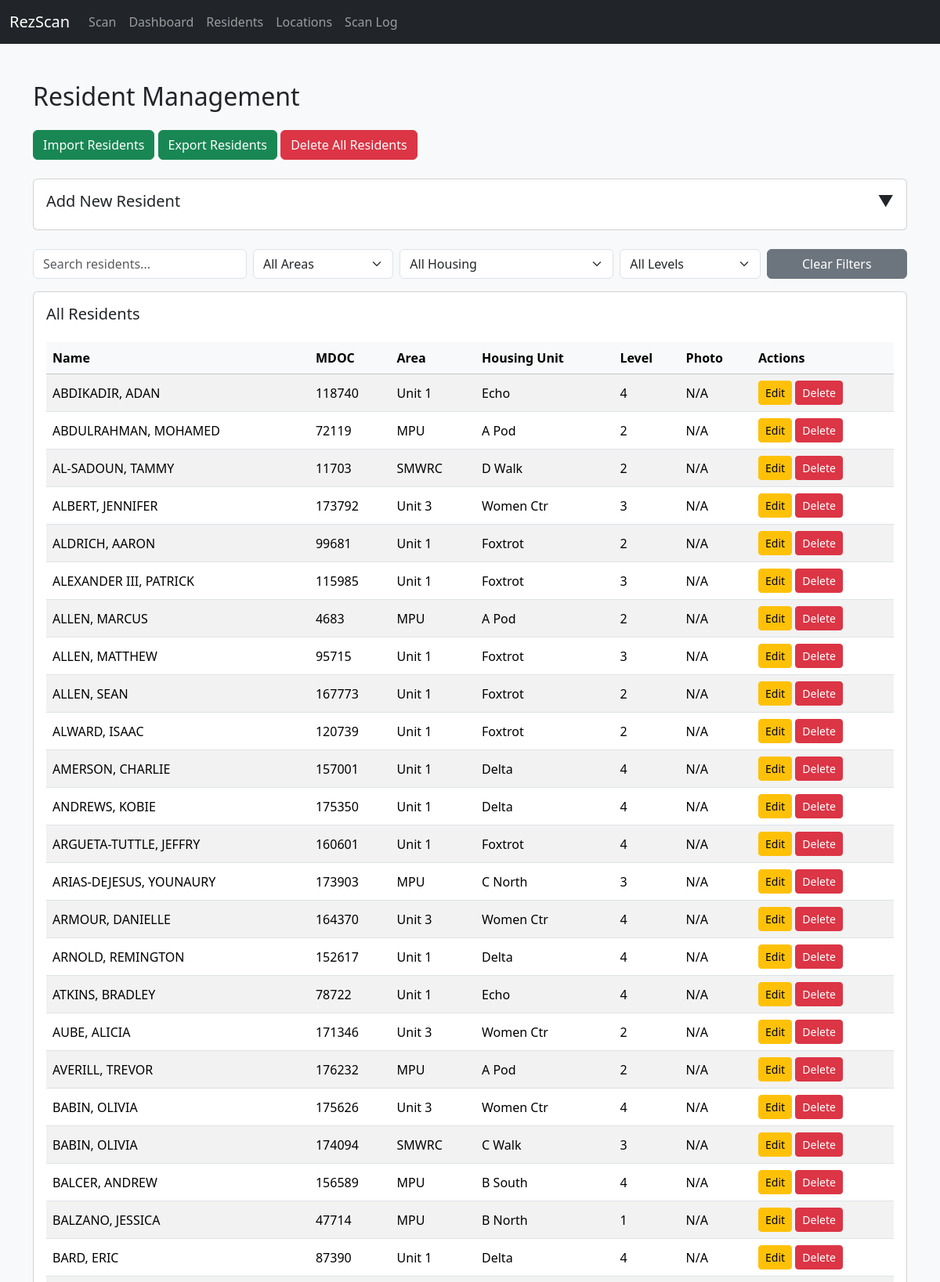
The app's page /admin/residents (upper part) with its own data.
### tables this page shows
CREATE TABLE residents (
                id INTEGER PRIMARY KEY AUTOINCREMENT,
                name TEXT NOT NULL,
                mdoc TEXT UNIQUE NOT NULL,
                unit TEXT,
                housing_unit TEXT,
                level TEXT,
                photo TEXT
            );

### routes/residents.py (the view, shortened to what this page needs)
@residents_bp.route('/admin/residents', methods=['GET', 'POST'], strict_slashes=False)
def manage_residents():
    message = None
    unit_options = ["Unit 1", "Unit 2", "Unit 3", "MPU", "SMWRC"]
    housing_options = [
        "Delta", "Echo", "Foxtrot", "Dorm 5", "Dorm 6",
        "Women's Center", "A Pod", "B North", "B South",
        "B Ad North", "B Ad South", "C North", "C South", "C Center", "SMWRC"
    ]
    level_options = ["1", "2", "3", "4"]
    with get_db() as conn:
        c = conn.cursor()
        c.execute("SELECT id, name, mdoc, unit, housing_unit, level, photo FROM residents ORDER BY name")
        residents = c.fetchall()
    return render_template('residents.html', residents=residents, message=message,
                           unit_options=unit_options, housing_options=housing_options, level_options=level_options)

### models/database.py (called while the page is built)
def get_db():
    if 'db' not in g:
        g.db = sqlite3.connect(os.getenv('DB_PATH', 'rezscan.db'))
        g.db.row_factory = sqlite3.Row
    return g.db

### Templates/residents.html (shortened to what this page needs)
{% extends 'layout.html' %}
{% block content %}
<h2 class="mb-4">Resident Management</h2>
<div class="mb-4">
    <a href="{{ url_for('residents_import.import_residents') }}" class="btn btn-success">Import Residents</a>
    <a href="{{ url_for('residents_export.export_residents') }}" class="btn btn-success">Export Residents</a>
    <form action="{{ url_for('residents_delete_all.delete_all_residents') }}" method="post" class="d-inline" onsubmit="return confirm('Are you sure you want to delete ALL residents?');">
        <button type="submit" class="btn btn-danger">Delete All Residents</button>
    </form>
</div>
<div class="card p-3 mb-4">
    <h5 class="card-title" data-bs-toggle="collapse" data-bs-target="#residentForm" style="cursor: pointer;">
        Add New Resident
        <span class="float-end">▼</span>
    </h5>
</div>
<div class="row g-2 mb-3 align-items-end">
    <div class="col-md-3">
        <input type="text" id="searchInput" class="form-control" placeholder="Search residents..." onkeyup="filterTable()" autocomplete="off">
    </div>
    <div class="col-md-2">
        <select id="filterArea" class="form-select" onchange="filterTable()">
            <option value="">All Areas</option>
        </select>
    </div>
    <div class="col-md-3">
        <select id="filterHousing" class="form-select" onchange="filterTable()">
            <option value="">All Housing</option>
        </select>
    </div>
    <div class="col-md-2">
        <select id="filterLevel" class="form-select" onchange="filterTable()">
            <option value="">All Levels</option>
        </select>
    </div>
    <div class="col-md-2">
        <button class="btn btn-secondary w-100" onclick="resetFilters()">Clear Filters</button>
    </div>
</div>
<div class="card p-3">
    <h5 class="card-title">All Residents</h5>
    <div class="table-responsive">
        <table id="residentsTable" class="table table-striped mt-3 align-middle">
            <thead class="table-light">
                <tr>
                    <th>Name</th>
                    <th>MDOC</th>
                    <th>Area</th>
                    <th>Housing Unit</th>
                    <th>Level</th>
                    <th>Photo</th>
                    <th>Actions</th>
                </tr>
            </thead>
            <tbody>
                {% for r in residents %}
                <tr>
                    <td>{{ r[1] }}</td>
                    <td>{{ r[2] }}</td>
                    <td>{{ r[3] }}</td>
                    <td>{{ r[4] }}</td>
                    <td>{{ r[5] }}</td>
                    <td>
                        {% if r[6] %}
                            <img src="{{ url_for('static', filename=r[6].replace('static/', '').replace('\\', '/'))|urlencode }}" alt="Photo" width="60">
                        {% else %}
                            N/A
                        {% endif %}
                    </td>
                    <td>
                        <a href="{{ url_for('residents_edit.edit_resident', mdoc=r[0]) }}" class="btn btn-sm btn-warning">Edit</a>
                        <form action="{{ url_for('residents_delete.delete_resident', mdoc=r[0]) }}" method="POST" class="d-inline" onsubmit="return confirm('Are you sure you want to delete this resident?');">
                            <button type="submit" class="btn btn-sm btn-danger">Delete</button>
                        </form>
                    </td>
                </tr>
                {% endfor %}
            </tbody>
        </table>
    </div>
</div>
{% endblock %}

### records on screen
residents: name "ABDIKADIR, ADAN", mdoc "118740", unit "Unit 1", housing_unit "Echo", level "4", photo "N/A"
residents: name "ABDULRAHMAN, MOHAMED", mdoc "72119", unit "MPU", housing_unit "A Pod", level "2", photo "N/A"
residents: name "AL-SADOUN, TAMMY", mdoc "11703", unit "SMWRC", housing_unit "D Walk", level "2", photo "N/A"
residents: name "ALBERT, JENNIFER", mdoc "173792", unit "Unit 3", housing_unit "Women Ctr", level "3", photo "N/A"
residents: name "ALDRICH, AARON", mdoc "99681", unit "Unit 1", housing_unit "Foxtrot", level "2", photo "N/A"
residents: name "ALEXANDER III, PATRICK", mdoc "115985", unit "Unit 1", housing_unit "Foxtrot", level "3", photo "N/A"
residents: name "ALLEN, MARCUS", mdoc "4683", unit "MPU", housing_unit "A Pod", level "2", photo "N/A"
residents: name "ALLEN, MATTHEW", mdoc "95715", unit "Unit 1", housing_unit "Foxtrot", level "3", photo "N/A"
residents: name "ALLEN, SEAN", mdoc "167773", unit "Unit 1", housing_unit "Foxtrot", level "2", photo "N/A"
residents: name "ALWARD, ISAAC", mdoc "120739", unit "Unit 1", housing_unit "Foxtrot", level "2", photo "N/A"
residents: name "AMERSON, CHARLIE", mdoc "157001", unit "Unit 1", housing_unit "Delta", level "4", photo "N/A"
residents: name "ANDREWS, KOBIE", mdoc "175350", unit "Unit 1", housing_unit "Delta", level "4", photo "N/A"
residents: name "ARGUETA-TUTTLE, JEFFRY", mdoc "160601", unit "Unit 1", housing_unit "Foxtrot", level "4", photo "N/A"
residents: name "ARIAS-DEJESUS, YOUNAURY", mdoc "173903", unit "MPU", housing_unit "C North", level "3", photo "N/A"
residents: name "ARMOUR, DANIELLE", mdoc "164370", unit "Unit 3", housing_unit "Women Ctr", level "4", photo "N/A"
residents: name "ARNOLD, REMINGTON", mdoc "152617", unit "Unit 1", housing_unit "Delta", level "4", photo "N/A"
residents: name "ATKINS, BRADLEY", mdoc "78722", unit "Unit 1", housing_unit "Echo", level "4", photo "N/A"
residents: name "AUBE, ALICIA", mdoc "171346", unit "Unit 3", housing_unit "Women Ctr", level "2", photo "N/A"
residents: name "AVERILL, TREVOR", mdoc "176232", unit "MPU", housing_unit "A Pod", level "2", photo "N/A"
residents: name "BABIN, OLIVIA", mdoc "175626", unit "Unit 3", housing_unit "Women Ctr", level "4", photo "N/A"
residents: name "BABIN, OLIVIA", mdoc "174094", unit "SMWRC", housing_unit "C Walk", level "3", photo "N/A"
residents: name "BALCER, ANDREW", mdoc "156589", unit "MPU", housing_unit "B South", level "4", photo "N/A"
residents: name "BALZANO, JESSICA", mdoc "47714", unit "MPU", housing_unit "B North", level "1", photo "N/A"
residents: name "BARD, ERIC", mdoc "87390", unit "Unit 1", housing_unit "Delta", level "4", photo "N/A"
